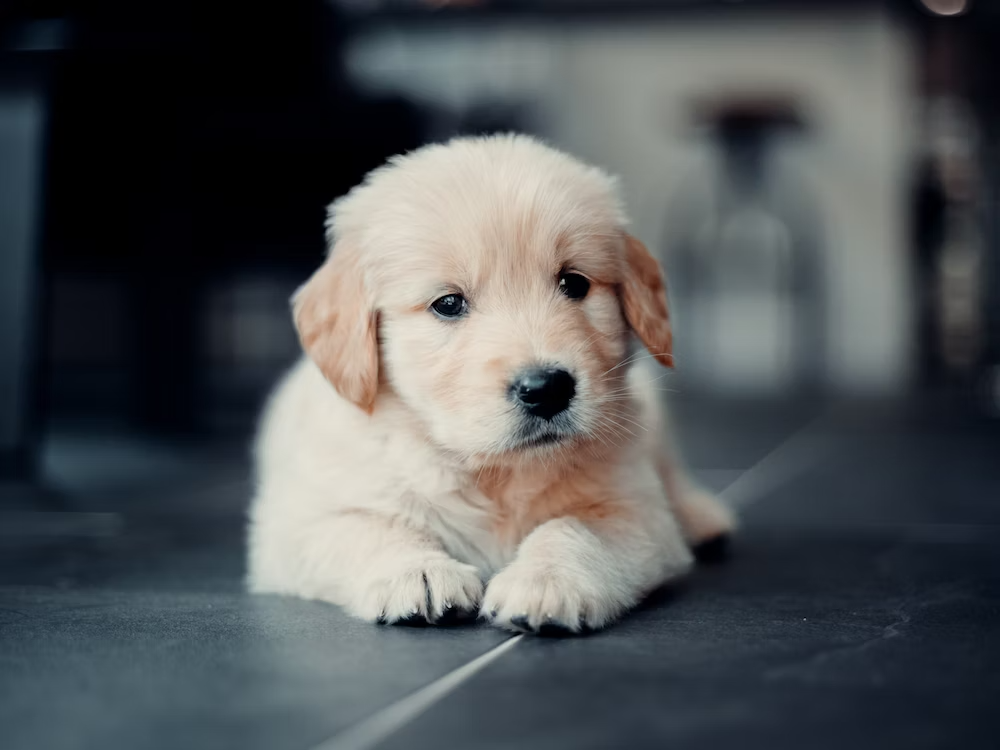
#> input picture K-means/Image_segment/Assets/dog.png, 1000 x 750 px
$ python RGB_euclidian_dist.py
#> lines starting #> are read from the running program, lines starting #| are printed output that depends on the picture

from PIL import Image
import numpy as np
import time


def euclid_dist(centers, pts):
    '''
    Very pretty function here,

    We are calculating the euclidian distances between every center and every
    point, this gives us the distances between every point and center in `dists`
    We then find the min of these distances w.r.t every center and this is our
    index for the smallest distance, we then return this.
    The vectorization here is quite nice

    Parameters:
    - centers (2D array): (center_num, coords)
    - pts (2D array): (point_num, coords)


    Returns:
    - (1D array): index=point index, val=cluster it belongs to

    Example:
    - Say we have 4 pts and 2 clusters
    - say pt 2 is closest to cluster 1
    - then returned is [x, 0, x, x]
    '''

    num_pts = pts.shape[0]
    num_k = centers.shape[0]

    tiled_pts = np.tile(pts, (num_k, 1, 1))
    tiled_centers = np.tile(centers[:, np.newaxis, :], (1, num_pts, 1))
    dists = np.sqrt(np.sum(np.square(tiled_pts - tiled_centers), axis=2))
    return np.argmin(dists, axis=0)


def find_mean(centers, dist_indicies, pts):
    '''
    - centers (2D array): (center_num, coords)
    - dist_indicies (1D array): index=point index, val=cluster it belongs to
    - pts (2D array): random points (point_num, coords)

    Note:
    - decided to use a for loop becuase sizes of points in each cluster are
        varying
    '''

    num_k = centers.shape[0]
    delta = np.zeros((num_k))
    for c in range(num_k):
        index_pts = np.where(dist_indicies == c)[0]
        if not index_pts.size == 0:
            mean_coords = np.mean(
                pts[np.where(dist_indicies == c)[0]], axis=0)
            delta[c] = np.sum((centers[c, :] - mean_coords)**2)
            centers[c, :] = mean_coords

    return delta


def show_pic_big(pic, scale_factor):
    pic.resize((int(pic.size[0]*scale_factor),
               int(pic.size[1]*scale_factor))).show()
    pass


def get_pixels_RGB(pic):
    return np.array(pic.getdata())


def build_new_pic(pic, centers):

    dims = centers.shape[1]
    width, height = pic.size
    old_pixels = get_pixels_RGB(pic)
    cluster_idx = euclid_dist(centers=centers,
                              pts=old_pixels)

    # crazy indexing things here
    new_pic = centers[cluster_idx, :].reshape(height, width, dims)
    return Image.fromarray(np.uint8(new_pic))


def main():

    num_k = 3
    num_iters = 10
    dims = 3

    pic1 = "Assets/flower.jpeg"
    pic2 = "Assets/dog.png"
    pic3 = "Assets/blackHole.jpeg"
    pic4 = "Assets/tree.jpeg"
    pic = Image.open(pic2).convert("RGB")
#> pic is the input picture: PIL image 1000x750 RGB; mean R, G, B 80.8, 84.3, 86.3

    pixel_vals = get_pixels_RGB(pic)
    centers = np.random.uniform(low=0, high=255, size=(num_k, dims))

    delta = np.ones((1))
    i = 0
    k_start = time.time()
    while (np.sum(delta) != 0) and (i <= num_iters):
        dist_indicies = euclid_dist(centers, pixel_vals)
        delta = find_mean(centers, dist_indicies, pixel_vals)
        i += 1
        print(f"Iteration: {i}")
#> this loop made 11 passes
#> delta on passes 1 to 11: [3391.1, 20327.7, 0], [786.1, 229.7, 0], [169.5, 64.79, 0], [33.95, 12.63, 0], [6.54, 2.35, 0], [1.09, 0.385, 0], [0.202, 0.0706, 0], [0.0671, 0.0235, 0], [0.0143, 0.005, 0], [0.0023, 0.000805, 0], [0.000326, 0.000114, 0]
#> after the loop, i = 11

    k_end = time.time()
    print(f"k-means took {k_end - k_start}s")

    centers = centers.astype(np.uint8)
#> centers = [[159, 158, 151], [33, 40, 48], [111, 227, 245]]
    build_start = time.time()
    new_pic = build_new_pic(pic, centers)
#> in build_new_pic, `new_pic = centers[cluster_idx, :].reshape(height, width, dims)`:
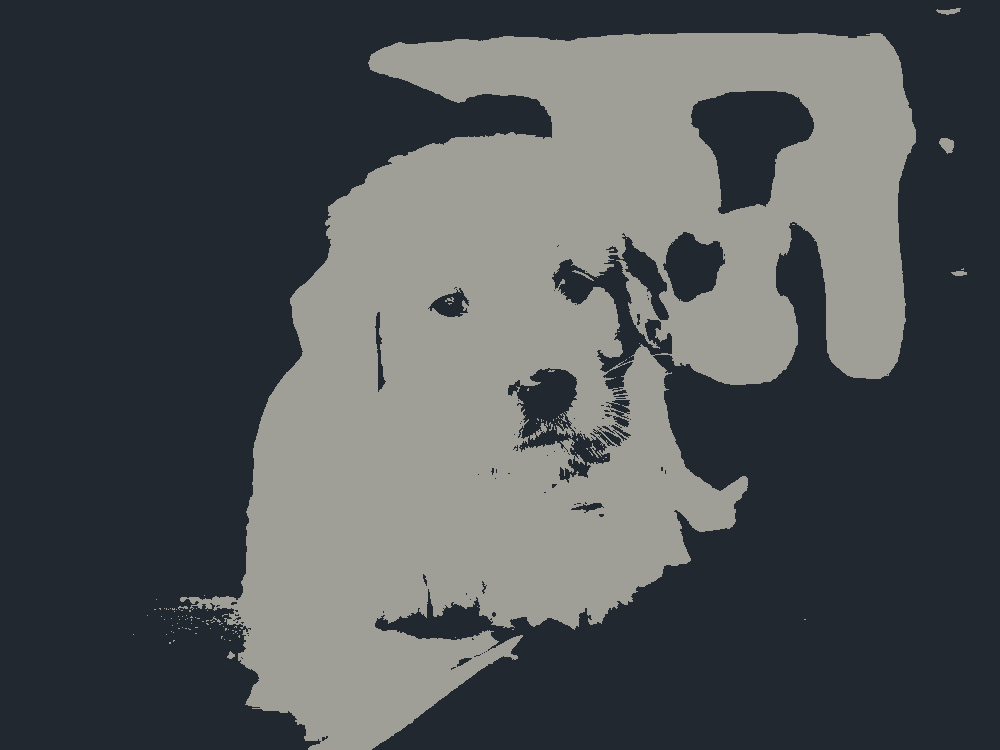
#> new_pic: shape (750, 1000, 3); mean of channels 0, 1, 2 80, 84.1, 86.5; drawn as R, G, B
    build_end = time.time()
    print(f"Building image took {build_end- build_start}s")

    show_pic_big(pic, 2)
    show_pic_big(new_pic, 2)


if __name__ == "__main__":
    main()

$ run again, with Visualizing_Neural_nwtwrks/Assets/Pics/chicago_skyline.png copied over K-means/Image_segment/Assets/dog.png
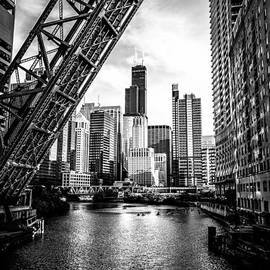
#> input picture Visualizing_Neural_nwtwrks/Assets/Pics/chicago_skyline.png, 270 x 270 px
#> the loop in main, `while (np.sum(delta) != 0) and (i <= num_iters):` made 11 passes
#> delta on passes 1 to 8: [2645.2, 21136.1, 18030.4], [817.4, 188.7, 25.6], [507.3, 69.89, 58.04], [280.5, 41.85, 34.99], [187.2, 26.99, 29.12], [93.35, 14.3, 15.49], [51.69, 7.95, 9.31], [30.78, 5.48, 4.96]
#> after the loop in main, `while (np.sum(delta) != 0) and (i <= num_iters):`: i = 11
#> centers = [[117, 117, 117], [29, 29, 29], [223, 223, 223]]
#> in build_new_pic, `new_pic = centers[cluster_idx, :].reshape(height, width, dims)`:
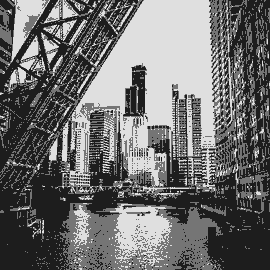
#> new_pic: shape (270, 270, 3); min 29, max 223, mean 111.1
#> in show_pic_big (call 2), `pic.resize((int(pic.size[0]*scale_factor), int(pic.size[1]*scale_facto..`:
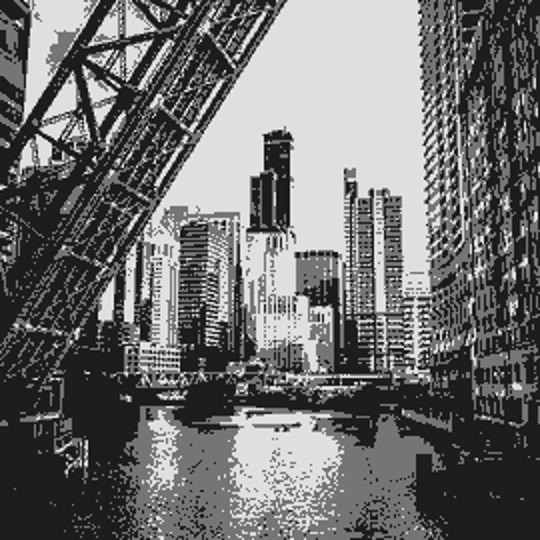
#> shown: PIL image 540x540 RGB; min 0, max 255, mean 111.1

$ run again, with Visualizing_Neural_nwtwrks/Assets/Pics/mountain.png copied over K-means/Image_segment/Assets/dog.png
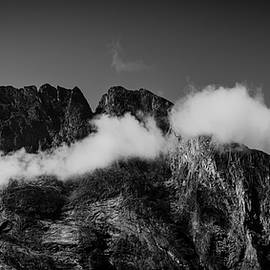
#> input picture Visualizing_Neural_nwtwrks/Assets/Pics/mountain.png, 270 x 270 px
#> in main, pic is the input picture: PIL image 270x270 RGB; min 0, max 247, mean 75.3
#> the loop in main, `while (np.sum(delta) != 0) and (i <= num_iters):` made 11 passes
#> delta on passes 1 to 8: [2653.8, 21058.6, 15234], [233.8, 20.64, 1467.5], [771.2, 2.14, 464], [1049.8, 8.18, 79.84], [1039, 38.81, 45.27], [555.6, 64.2, 37.5], [255.3, 59.88, 27.19], [107.2, 43.28, 14.37]
#> after the loop in main, `while (np.sum(delta) != 0) and (i <= num_iters):`: i = 11
#> centers = [[84, 84, 84], [29, 29, 29], [179, 179, 179]]
#> in build_new_pic, `new_pic = centers[cluster_idx, :].reshape(height, width, dims)`:
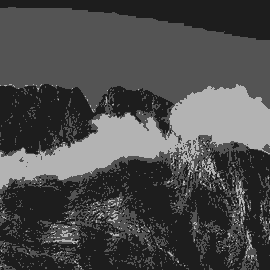
#> new_pic: shape (270, 270, 3); min 29, max 179, mean 76
#> in show_pic_big (call 2), `pic.resize((int(pic.size[0]*scale_factor), int(pic.size[1]*scale_facto..`:
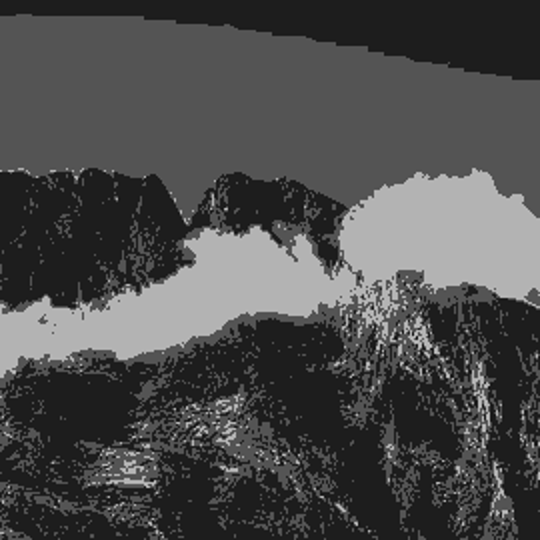
#> shown: PIL image 540x540 RGB; min 7, max 204, mean 76
